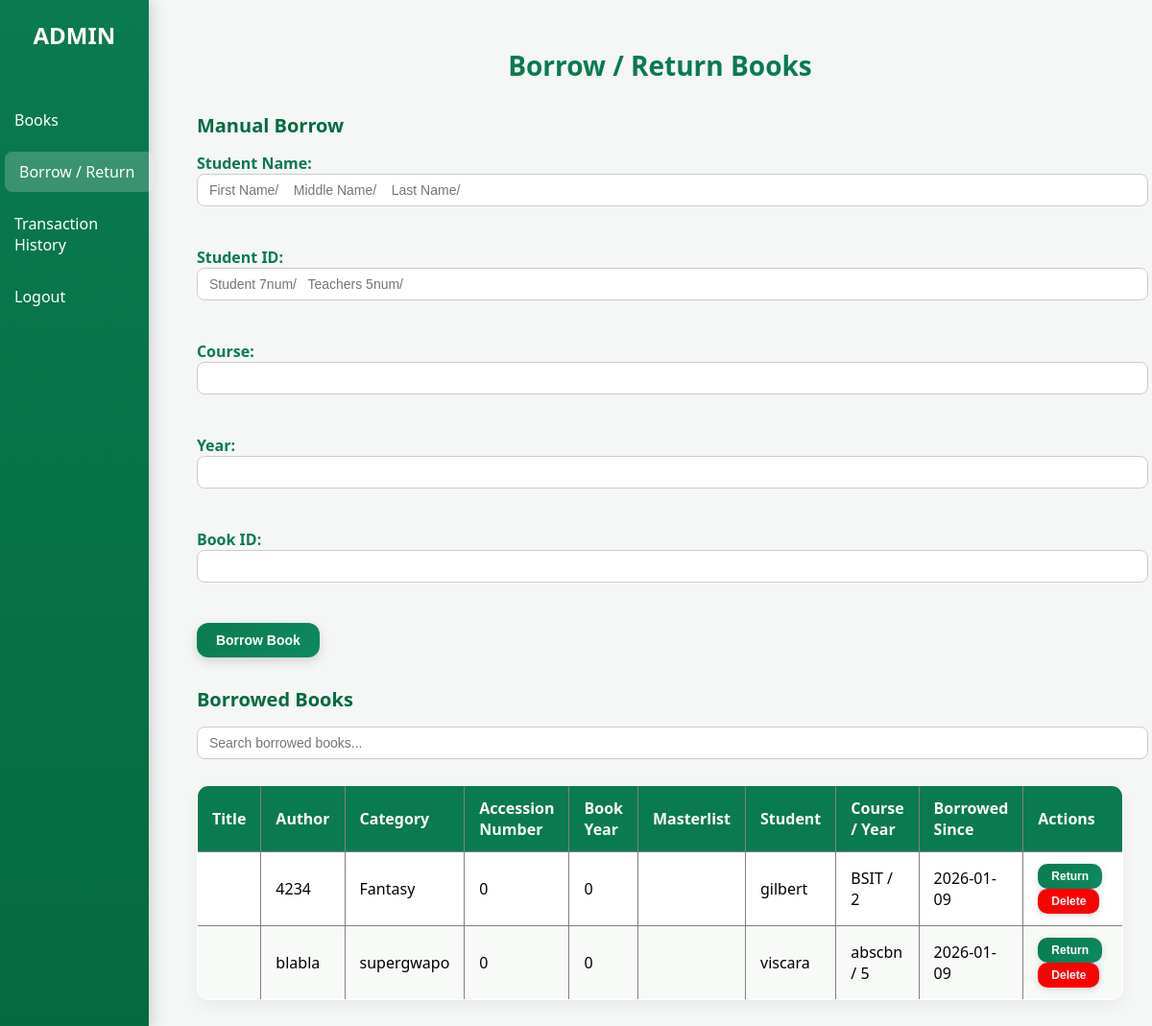
Page /pisti/borrow.php (signed in) on the earlier database version.
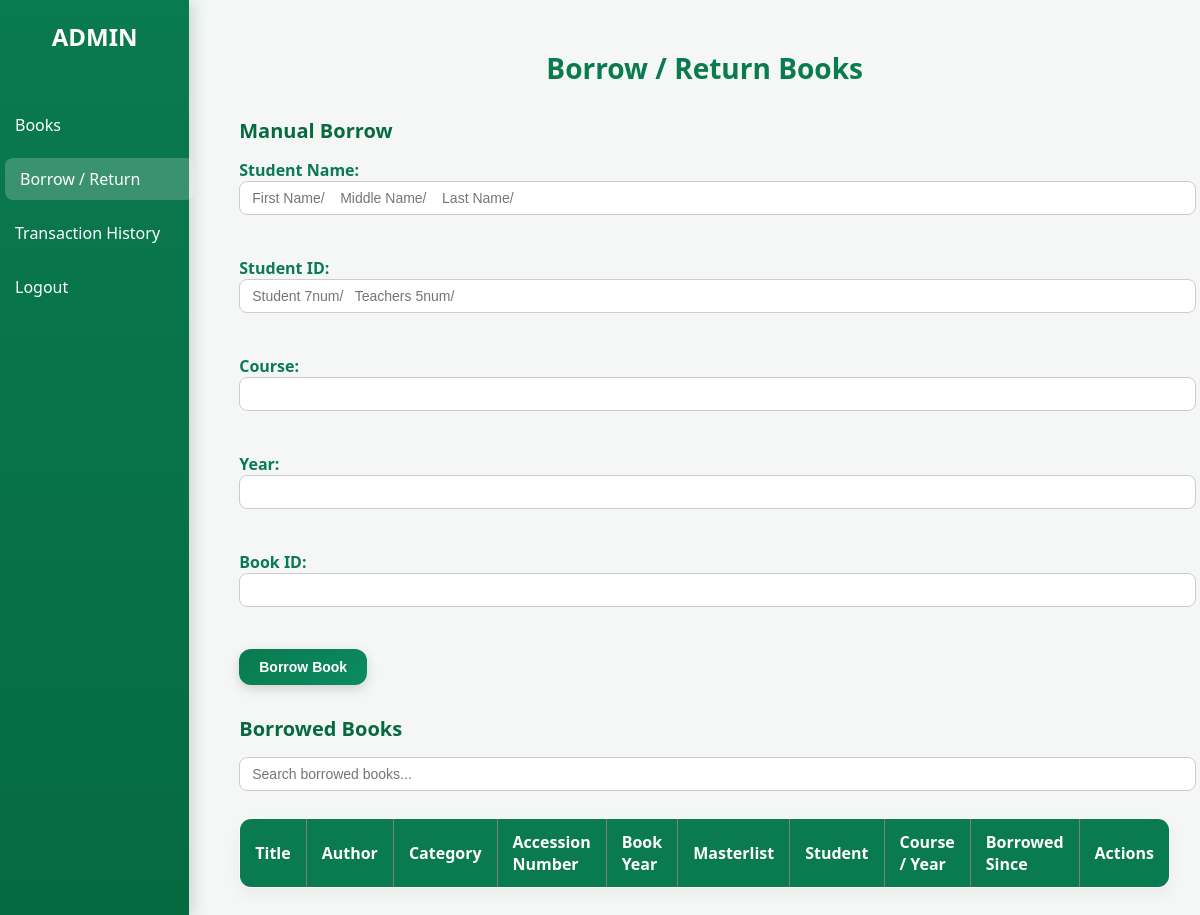
Same page on the later database version.
### tables this page shows
CREATE TABLE `transactions` (
  `transaction_id` int(11) NOT NULL,
  `student_id` int(7) NOT NULL,
  `book_id` int(11) NOT NULL,
  `date_borrowed` date NOT NULL,
  `date_returned` date DEFAULT NULL,
  `quantity` int(11) DEFAULT 1
);

CREATE TABLE `books` (
  `book_id` int(11) NOT NULL,
  `Title` varchar(255) NOT NULL,
  `category` varchar(100) NOT NULL,
  `status` enum('Available','Borrowed','Defective','Out of Stock') DEFAULT 'Available',
  `volume` int(11) NOT NULL,
  `available` int(11) DEFAULT 0,
  `borrowed` int(11) DEFAULT 0,
  `Author` varchar(255) NOT NULL,
  `Accession_Number` int(15) NOT NULL,
  `Masterlist` varchar(255) NOT NULL,
  `Book_Year` int(254) NOT NULL
);

CREATE TABLE `students` (
  `student_id` int(7) NOT NULL,
  `student_name` varchar(255) NOT NULL,
  `course` varchar(100) NOT NULL,
  `phone_number` varchar(20) NOT NULL,
  `year` int(11) NOT NULL
);

### pisti/borrow.php (the view, shortened to what this page needs)
<?php
$servername = "localhost";
$username   = "root";
$password   = "";
$dbname     = "school_inventory";
$conn = new mysqli($servername, $username, $password, $dbname);
$borrowed = $conn->query("
    SELECT t.transaction_id, t.date_borrowed, b.*, s.student_name, s.course, s.year
    FROM transactions t
    JOIN books b ON t.book_id = b.book_id
    JOIN students s ON t.student_id = s.student_id
    WHERE t.date_returned IS NULL
    ORDER BY t.date_borrowed ASC
");
?>
<!DOCTYPE html>
<html lang="en">
<head>
<link rel="stylesheet" href="style.css">
</head>
<body>
<aside class="sidebar">
    <h2>ADMIN</h2>
    <ul>
        <li><a href="index.php">Books</a></li>
        <li><a class="active" href="borrow.php">Borrow / Return</a></li>
        <li><a href="Transaction.php">Transaction History</a></li>
        <li><a href="logout.php">Logout</a></li>
    </ul>
</aside>
<main class="main">
<h1>Borrow / Return Books</h1>
<h2>Manual Borrow</h2>
<form method="POST">
    <label>Student Name:
        <input type="text" name="student_name" placeholder="First Name/    Middle Name/    Last Name/" required>
    </label><br>
    <label>Student ID: <input type="number" name="student_id"placeholder="Student 7num/   Teachers 5num/"  required></label><br>
    <label>Course: <input type="text" name="course" required></label><br>
    <label>Year: <input type="text" name="year" required></label><br>
    <label>Book ID: <input type="number" name="book_id" required></label><br>
    <button type="submit" name="borrow">Borrow Book</button>
</form>
<h2>Borrowed Books</h2>
<input type="text" id="returnSearch" placeholder="Search borrowed books..." onkeyup="searchTable('returnSearch', 'returnTable')">
<table id="returnTable" border="1" cellpadding="5" cellspacing="0">
<thead>
<tr>
    <th>Title</th>
    <th>Author</th>
    <th>Category</th>
    <th>Accession Number</th>
    <th>Book Year</th>
    <th>Masterlist</th>
    <th>Student</th>
    <th>Course / Year</th>
    <th>Borrowed Since</th>
    <th>Actions</th>
</tr>
</thead>
<tbody>
<?php while ($row = $borrowed->fetch_assoc()): ?>
<tr>
    <td><?= htmlspecialchars($row['Title']) ?></td>
    <td><?= htmlspecialchars($row['Author'] ?: '—') ?></td>
    <td><?= htmlspecialchars($row['category']) ?></td>
    <td><?= htmlspecialchars($row['Accession_Number']) ?></td>
    <td><?= htmlspecialchars($row['Book_Year']) ?></td>
    <td><?= htmlspecialchars($row['Masterlist']) ?></td>
    <td><?= htmlspecialchars($row['student_name']) ?></td>
    <td><?= htmlspecialchars($row['course']) ?> / <?= $row['year'] ?></td>
    <td><?= $row['date_borrowed'] ?></td>
    <td>
        <form method="POST" style="display:inline;" onsubmit="return confirm('Mark this book as returned?');">
            <button type="submit" name="return">Return</button>
        </form>
        <form method="POST" style="display:inline;" onsubmit="return confirm('Delete this transaction?');">
            <button type="submit" name="delete" style="background:red;color:white;">Delete</button>
        </form>
    </td>
</tr>
<?php endwhile; ?>
</tbody>
</table>
</main>
</body>
</html>

Differences in the rows shown:
no longer on this page (row edited): transactions: book.Author "4234", book.category "Fantasy", book.Accession_Number "0", book.Book_Year "0", student.student_name "gilbert", student.course "BSIT", student.year "2", date_borrowed "2026-01-09"
removed transactions: book.Author "blabla", book.category "supergwapo", book.Accession_Number "0", book.Book_Year "0", student.student_name "viscara", student.course "abscbn", student.year "5", date_borrowed "2026-01-09"
